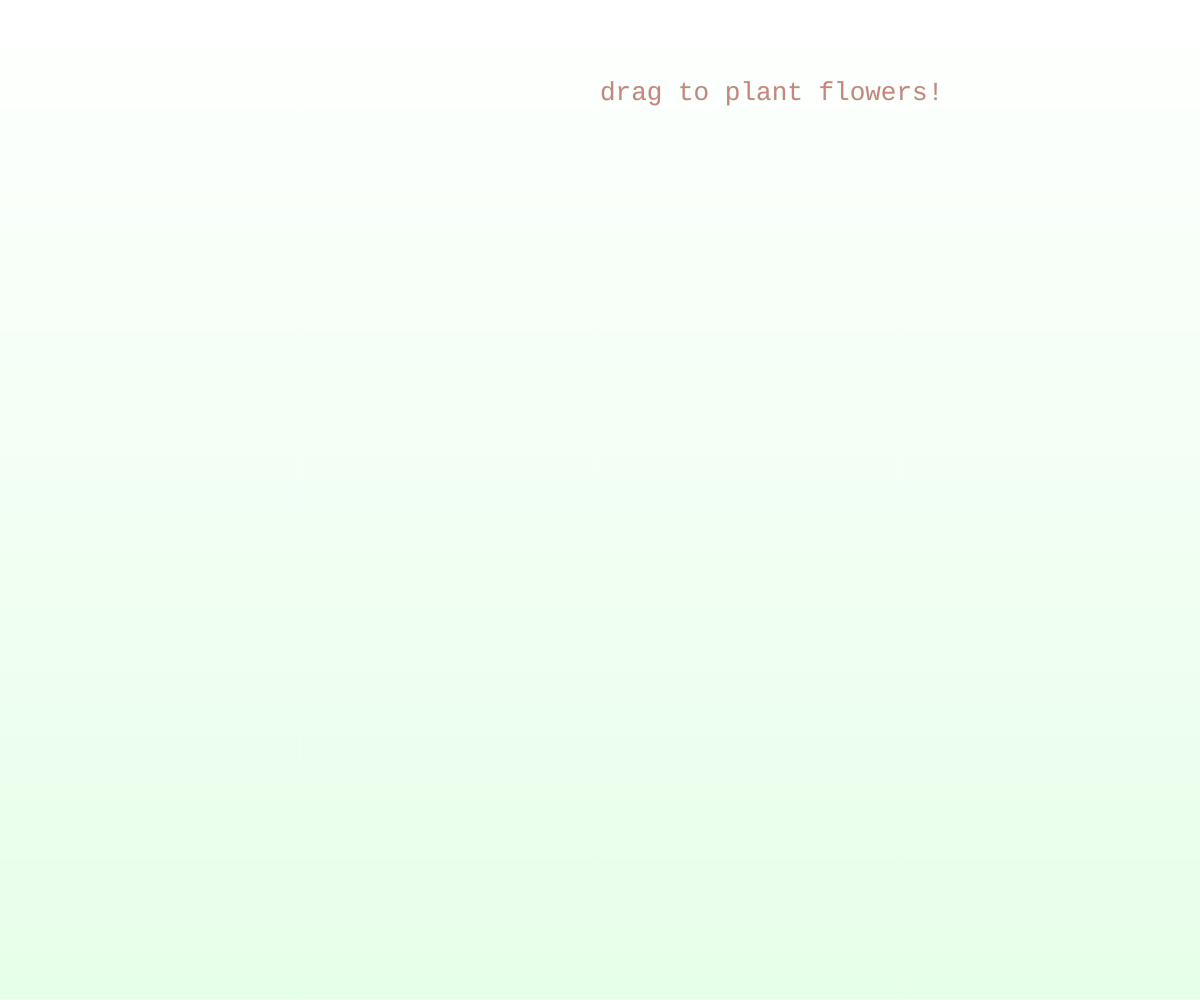
Frame 1 (no input)
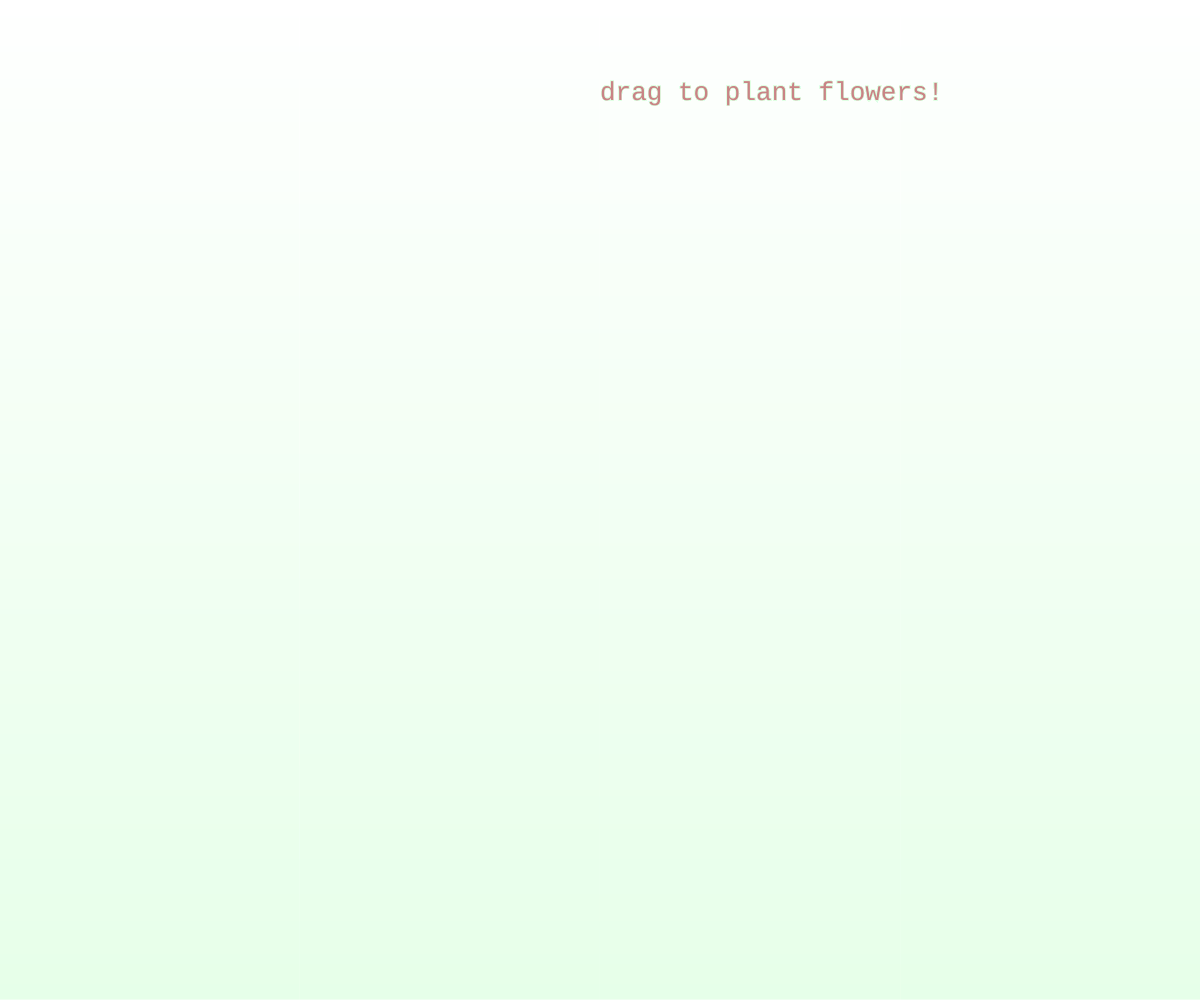
Frame 60 (no input)
Frame 120 (the mouse pressed at the canvas centre since frame 60): identical to frame 60, image omitted

The p5.js sketch that drew these frames (run headless with seeded random() and noise() and a simulated clock; from frame 60 on, the mouse is pressed at the canvas centre):

// p5.js sketch
// ── sketch.js
let flowers = [];
let c1,c2;


function setup() {
  createCanvas(windowWidth, windowHeight);

  // background(50);
  //angleMode(DEGREES);
  
   c1 = color(255);
   c2 = color(191, 255, 198);
  
  
  for(let y=0; y<height; y++){
    n = map(y,0,height,0,0.5);
    let newc = lerpColor(c1,c2,n);
    stroke(newc);
    line(0,y,width,y);
  }
  
}

function mouseDragged(){
  // let r = random (80,100);
  let b = new Flower(mouseX,mouseY);
  flowers.push(b); 
}


function draw() {
 
 for (let i = 0; i< flowers.length; i++){
 flowers[i].draw();
 }
  title(); 

function title(){
  textSize(26);
  fill(201, 131, 133);
  textFont('Courier');
  text('drag to plant flowers!', windowWidth/2, 100);
}
  
//   //background gradient
//   for(let y=0; y< windowHeight; y++){
//     n = map(y,0,height,0,1);
//     let newc = lerpColor(c1,c2,n);
//     stroke(newc);
//     line(0,y,width, y);
// }
}

//각기 다른 꽃 그리기
class Flower {
  constructor(x,y,r){
    this.x = x;
    this.y = y; 
    this.r = random(8,45);
    this.s = random(0.75,2);
    this.colvary = random(150,255);
    
    this.stem = random(55,120);
    this.alpha = random(120,255);
    this.leafSize = 26;
    this.leafWidth = 13;
  }

    draw() {
      noStroke(); 
      
      //stem and leaf
      fill(21, 237, 61);
      rect(this.x-11,this.y-10,this.s * 2,this.stem);
      ellipse(this.x + 3 , this.y+ this.stem/2, 26, 13);
      

      //petals
      fill(255,random(255),random(255),this.alpha);
      ellipse(this.x,this.y,this.r*2);
      ellipse(this.x-15,this.y+5,this.r*2);
      ellipse(this.x-25,this.y-5,this.r*2);
      ellipse(this.x-17,this.y-20,this.r*2);
      ellipse(this.x,this.y-15,this.r*2);
    
      // for (let i = 0; i <10; i++){
      //   ellipse(this.x.this.y,this.r, this.r);
      //   rotate(PI/5);
      // }
    
   
      //bud
      fill(255,this.colvary,0);
      ellipse(this.x-12,this.y-7,18,15);
      
    }
  


}
function windowResized() {
  resizeCanvas(windowWidth, windowHeight);
}


//function mousePressed(){
// flower(mouseX,mouseY,random(80,100));
//}
// function drawFlower(x,y,diameter){
//   diameter = random(50,100);
//   fill(0,200,255); 
//   rect(x-10,y-10,20,150);  

//   fill(255,0,255);
//   ellipse(x,y,diameter,diameter);
// }
